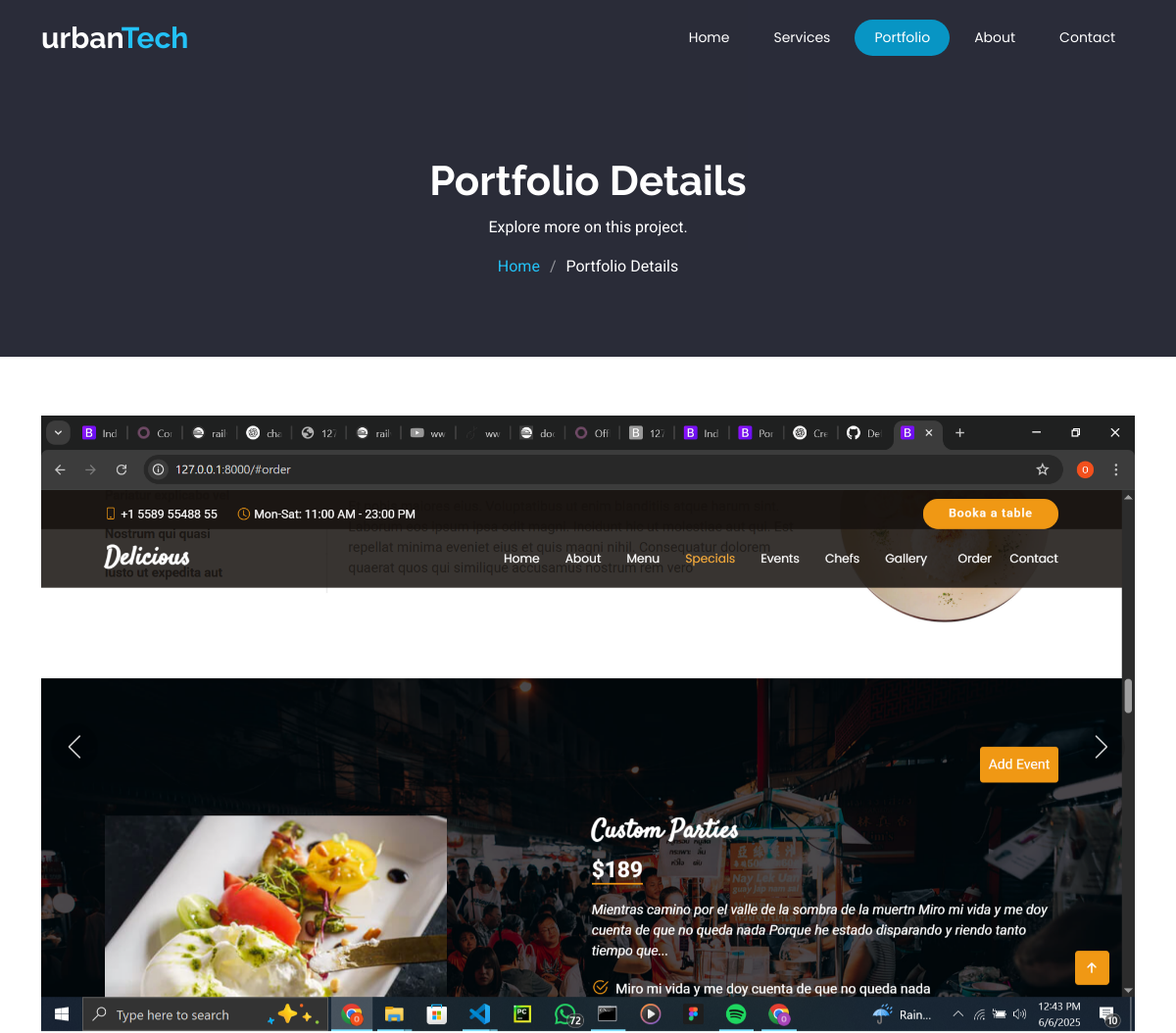
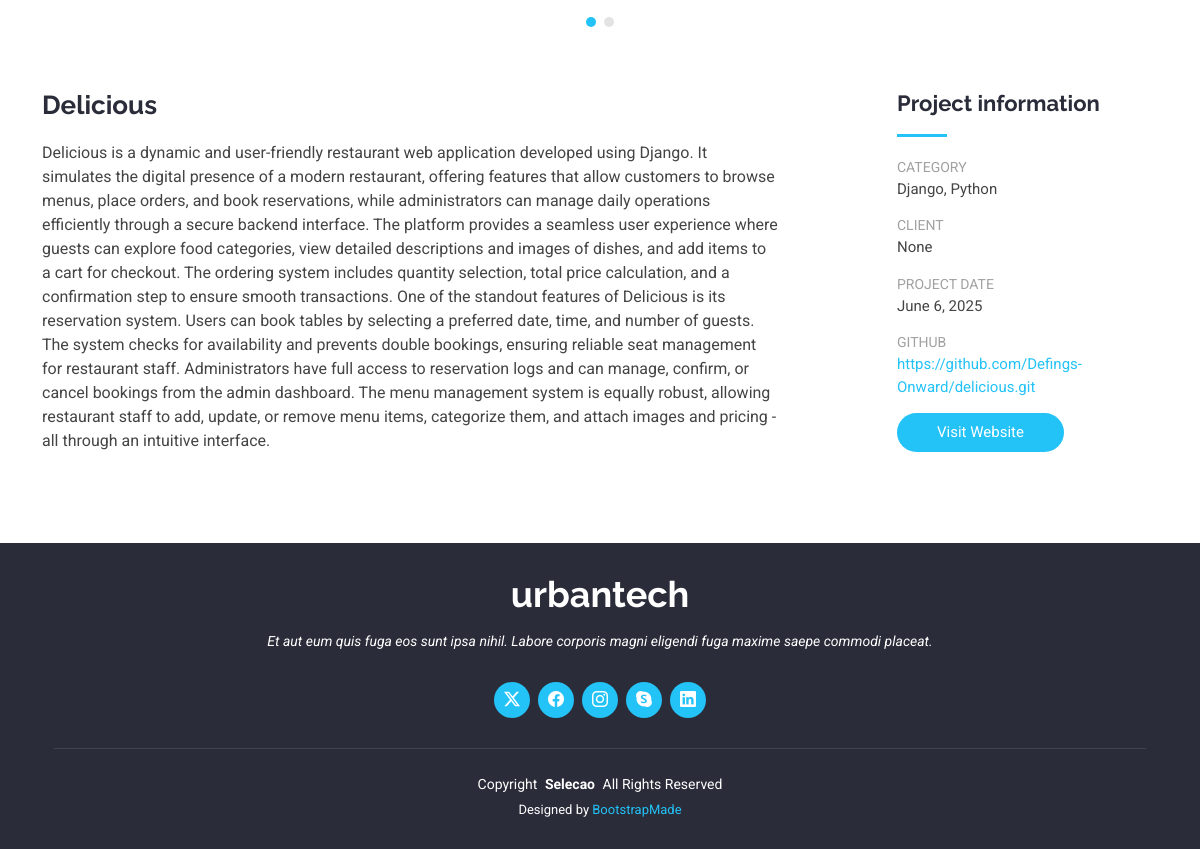
Page /portfolio/2 on the committed database (2 pictures, top to bottom).
### portfolio/models.py (models this page shows)
class Media(models.Model):
    image = models.ImageField(upload_to='images')
    project = models.ForeignKey(Project, on_delete=models.CASCADE)
    type = models.CharField(max_length=200, default="image")

class Project(models.Model):
    pic = models.ImageField(upload_to='images')
    name = models.CharField(max_length=200)
    category = models.CharField(max_length=200)
    client = models.CharField(max_length=200)
    date  = models.DateField(auto_now_add=True)
    git_url = models.URLField()
    project_url = models.URLField()
    note = models.TextField()
    substance = models.CharField(max_length=200)

### portfolio/views.py (the view)
# urls.py: path('portfolio/<int:id>', views.details, name="portfolio")
def details(request, id):
    project = Project.objects.get(id=id)
    media = Media.objects.filter(project_id=id)
    context = {
        'project': project,
        'media': media
    }
    return render(request, 'portfolio-details.html', context=context)

### portfolio/templates/portfolio-details.html (shortened to what this page needs)
{% load static %}
<!DOCTYPE html>
<html lang="en">
<head>
  <link href="{% static 'assets/vendor/bootstrap/css/bootstrap.min.css' %}" rel="stylesheet">
  <link href="{% static 'assets/vendor/bootstrap-icons/bootstrap-icons.css' %}" rel="stylesheet">
  <link href="{% static 'assets/vendor/aos/aos.css' %}" rel="stylesheet">
  <link href="{% static 'assets/vendor/animate.css/animate.min.css' %}" rel="stylesheet">
  <link href="{% static 'assets/vendor/glightbox/css/glightbox.min.css' %}" rel="stylesheet">
  <link href="{% static 'assets/vendor/swiper/swiper-bundle.min.css' %}" rel="stylesheet">
  <link href="{% static 'assets/css/main.css' %}" rel="stylesheet">
</head>
<body class="portfolio-details-page">
  <header id="header" class="header d-flex align-items-center fixed-top">
    <div class="container-fluid container-xl position-relative d-flex align-items-center justify-content-between">
      <a href="index.html" class="logo d-flex align-items-center">
        <h1 class="sitename">urban<span style="color: var(--accent-color);">Tech</span></h1>
      </a>
      <nav id="navmenu" class="navmenu">
        <ul>
          <li><a href="/#hero">Home</a></li>
          <li><a href="/#services">Services</a></li>
          <li><a href="/#portfolio" class="active">Portfolio</a></li>
          <li><a href="/#team">About</a></li>
          <li><a href="/#contact">Contact</a></li>
        </ul>
      </nav>
    </div>
  </header>
  <main class="main">
    <div class="page-title dark-background">
      <div class="container position-relative">
        <h1>Portfolio Details</h1>
        <p>Explore more on this project.</p>
        <nav class="breadcrumbs">
          <ol>
            <li><a href="/">Home</a></li>
            <li class="current">Portfolio Details</li>
          </ol>
        </nav>
      </div>
    </div>
    <section id="portfolio-details" class="portfolio-details section">
      <div class="container" data-aos="fade-up">
        <div class="portfolio-details-slider swiper init-swiper">
          <div class="swiper-wrapper align-items-center">
            {% for media in media %}
            {% if media.type == 'image' %}
            <div class="swiper-slide">
              <img src="{% static 'media/' %}{{media.image}}" alt="">
            </div>
            {%endif%}
            {% endfor %}
          </div>
          <div class="swiper-button-prev"></div>
          <div class="swiper-button-next"></div>
          <div class="swiper-pagination"></div>
        </div>
        <div class="row justify-content-between gy-4 mt-4">
          <div class="col-lg-8" data-aos="fade-up">
            <div class="portfolio-description">
              <h2>{{project.name}}</h2>
              <p>
                {{project.note}}
              </p>
            </div>
          </div>
          <div class="col-lg-3" data-aos="fade-up" data-aos-delay="100">
            <div class="portfolio-info">
              <h3>Project information</h3>
              <ul>
                <li><strong>Category</strong> {{project.substance}}</li>
                <li><strong>Client</strong> {{project.client}}</li>
                <li><strong>Project date</strong> {{project.date}}</li>
                <li><strong>Github</strong> <a href="{{project.git_url}}">{{project.git_url}}</a></li>
                <li>{% if project.project_url %}<a href="https://{{project.project_url}}" class="btn-visit align-self-start">Visit Website</a>{% endif %}</li>
              </ul>
            </div>
          </div>
        </div>
      </div>
    </section>
  </main>
  <footer id="footer" class="footer dark-background">
    <div class="container">
      <h3 class="sitename">urbantech</h3>
      <p>Et aut eum quis fuga eos sunt ipsa nihil. Labore corporis magni eligendi fuga maxime saepe commodi placeat.</p>
      <div class="social-links d-flex justify-content-center">
        <a href=""><i class="bi bi-twitter-x"></i></a>
        <a href=""><i class="bi bi-facebook"></i></a>
        <a href=""><i class="bi bi-instagram"></i></a>
        <a href=""><i class="bi bi-skype"></i></a>
        <a href=""><i class="bi bi-linkedin"></i></a>
      </div>
      <div class="container">
        <div class="copyright">
          <span>Copyright</span> <strong class="px-1 sitename">Selecao</strong> <span>All Rights Reserved</span>
        </div>
        <div class="credits">
          Designed by <a href="https://bootstrapmade.com/">BootstrapMade</a>
        </div>
      </div>
    </div>
  </footer>
</body>
</html>

### rows in the picture
Media: image (picture)
Project: name "Delicious", note "Delicious is a dynamic and user-friendly restaurant web application developed using Django. It simulates the digital presence of a modern restaurant, offering features that allow customers to browse menus, place orders, and book reservations, while administrators can manage daily operations efficiently through a secure backend interface. The platform provides a seamless user experience where guests can explore food categories, view detailed descriptions and images of dishes, and add items to a cart for checkout. The ordering system includes quantity selection, total price calculation, and a confirmation step to ensure smooth transactions. One of the standout features of Delicious is its…", substance "Django, Python", client "None", date "June 6, 2025", git_url "https://github.com/Defings-Onward/delicious.git"
